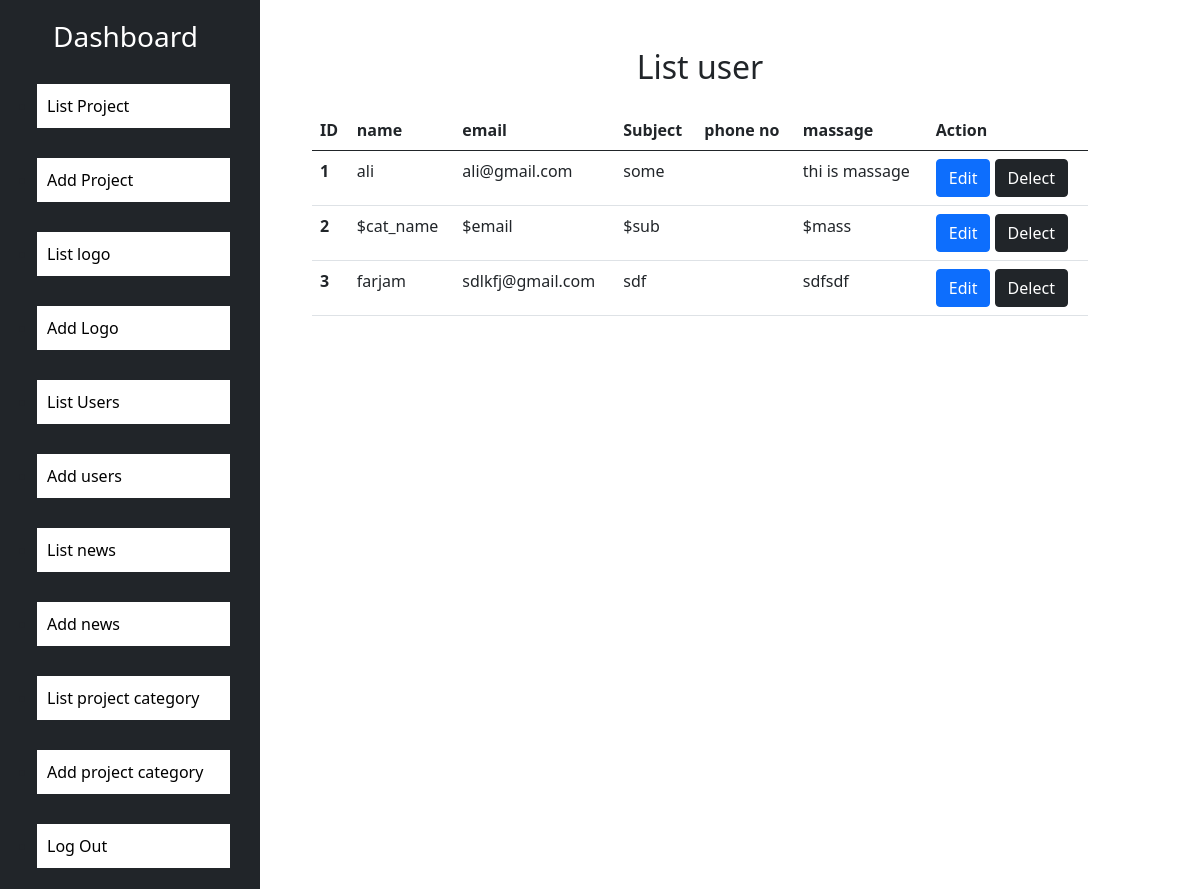
Screenshot of /dashboard/listuser.php with the database file from the repository.
### tables this page shows
CREATE TABLE `user` (
  `id` int(11) NOT NULL,
  `name` varchar(50) NOT NULL,
  `email` varchar(40) NOT NULL,
  `subject` varchar(70) NOT NULL,
  `phone` varchar(15) DEFAULT NULL,
  `massege` varchar(550) NOT NULL
);

### dashboard/listuser.php (the view, shortened to what this page needs)
<!DOCTYPE html>
<html lang="en">
<head>
    <?php include('css.php');
    include('conf.php');
        ?>
</head>
<body>
    <div class="container-fluid ">
        <div class="row p-0">
            <div class="col-md-3 p-0">
                <?php include('sidebar.php'); ?>
            </div>
            <div class="col-md-8 mt-5">
                <h2 class="text-center">List user</h2>
                <table class="table mt-4">
                    <thead>
                        <tr>
                            <th scope="col">ID</th>
                            <th scope="col">name</th>
                            <th scope="col"> email</th>
                            <th scope="col"> Subject</th>
                            <th scope="col"> phone no</th>
                            <th scope="col"> massage</th>
                            <th scope="col">Action</th>
                        </tr>
                    </thead>
                    <tbody>
                        <?php
                        $sql = 'select * from user';
                       $result =  mysqli_query($con,$sql);
                       if(mysqli_num_rows($result)){
                        while($row = mysqli_fetch_assoc($result)){
                            ?><tr>
                            <th scope='row'><?php echo $row['id']; ?></th>
                            <td><?php echo $row['name'] ?></td>
                            <td><?php echo $row['email'] ?></td>
                            <td><?php echo $row['subject'] ?></td>
                            <td><?php echo $row['phone'] ?></td>
                            <td><?php echo $row['massege'] ?></td>
                            <td>
                            <a href="edituser.php?id=<?php echo $row['id'] ?>" class='btn btn-primary'>Edit</a>
                            <a href="deluser.php?id=<?php echo $row['id'] ?>" class='btn btn-dark'>Delect</a>
                            </td>
                        </tr>
                            <?php
                        }
                       }
                        ?>
                    </tbody>
                </table>
            </div>
        </div>
    </div>
</body>
</html>

### rows the page displays
user: id "1", name "ali", email "ali@gmail.com", subject "some", massege "thi is massage"
user: id "2", name "$cat_name", email "$email", subject "$sub", massege "$mass"
user: id "3", name "farjam", email "sdlkfj@gmail.com", subject "sdf", massege "sdfsdf"
